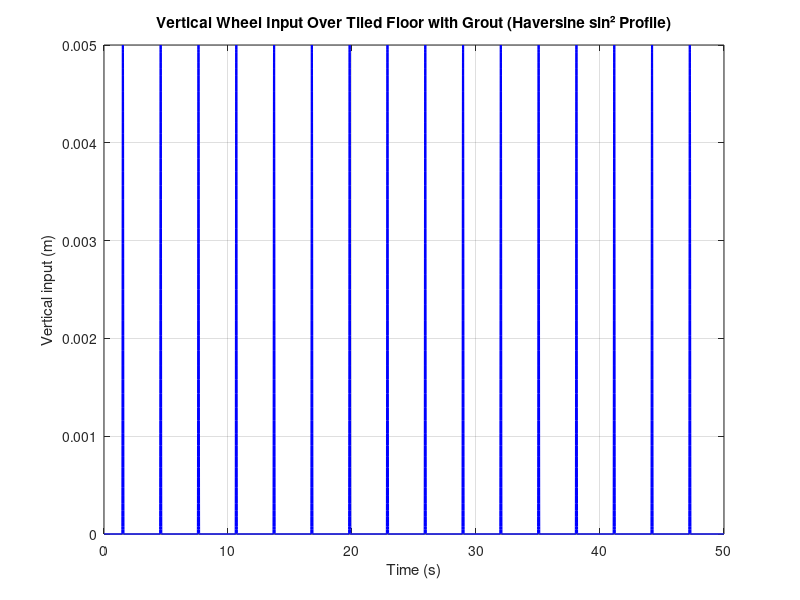

The MATLAB source for this figure:
% Parameters (in meters and seconds)
tile_spacing = 0.3048;         % meters (1 ft)
grout_width = 0.01;            % meters (1 cm)
grout_depth = 0.005;           % meters (0.5 cm)
v = 0.1;                       % velocity in m/s (adjustable)
total_length = 5;              % total travel distance in meters
total_time = total_length / v; % total time to cross the floor

% Time discretization
dt = 0.001;                    % time step in seconds
t = 0:dt:total_time;           % time vector
x = v * t;                     % position as function of time

% Initialize vertical signal
z = zeros(size(t));            % vertical displacement of the wheel

% Apply sin^2 profile at each grout location
haversine_profile = @(s) grout_depth * sin(pi * s / grout_width).^2;

for i = 1:length(t)
    % Find position in current tile
    tile_pos = mod(x(i), tile_spacing);
    
    % If inside the grout
    if tile_pos >= (tile_spacing - grout_width)/2 && tile_pos <= (tile_spacing + grout_width)/2
        x_local = tile_pos - (tile_spacing - grout_width)/2;  % local x inside grout
        z(i) = haversine_profile(x_local);
    else
        z(i) = 0;
    end
end

% Plot signal
figure;
plot(t, z, 'b', 'LineWidth', 1.5);
xlabel('Time (s)');
ylabel('Vertical input (m)');
title('Vertical Wheel Input Over Tiled Floor with Grout (Haversine sin² Profile)');
grid on;